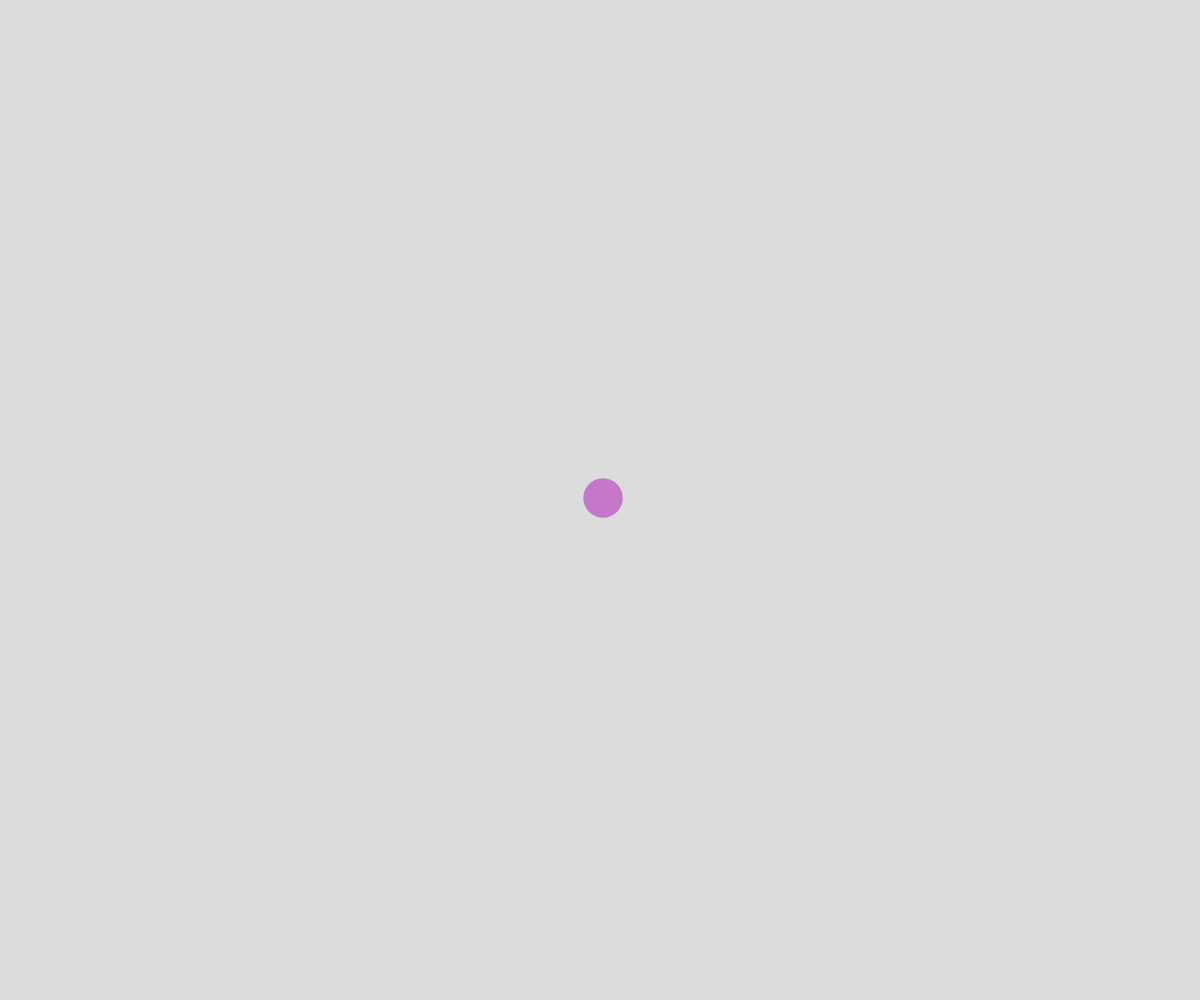
Frame 1 (no input)
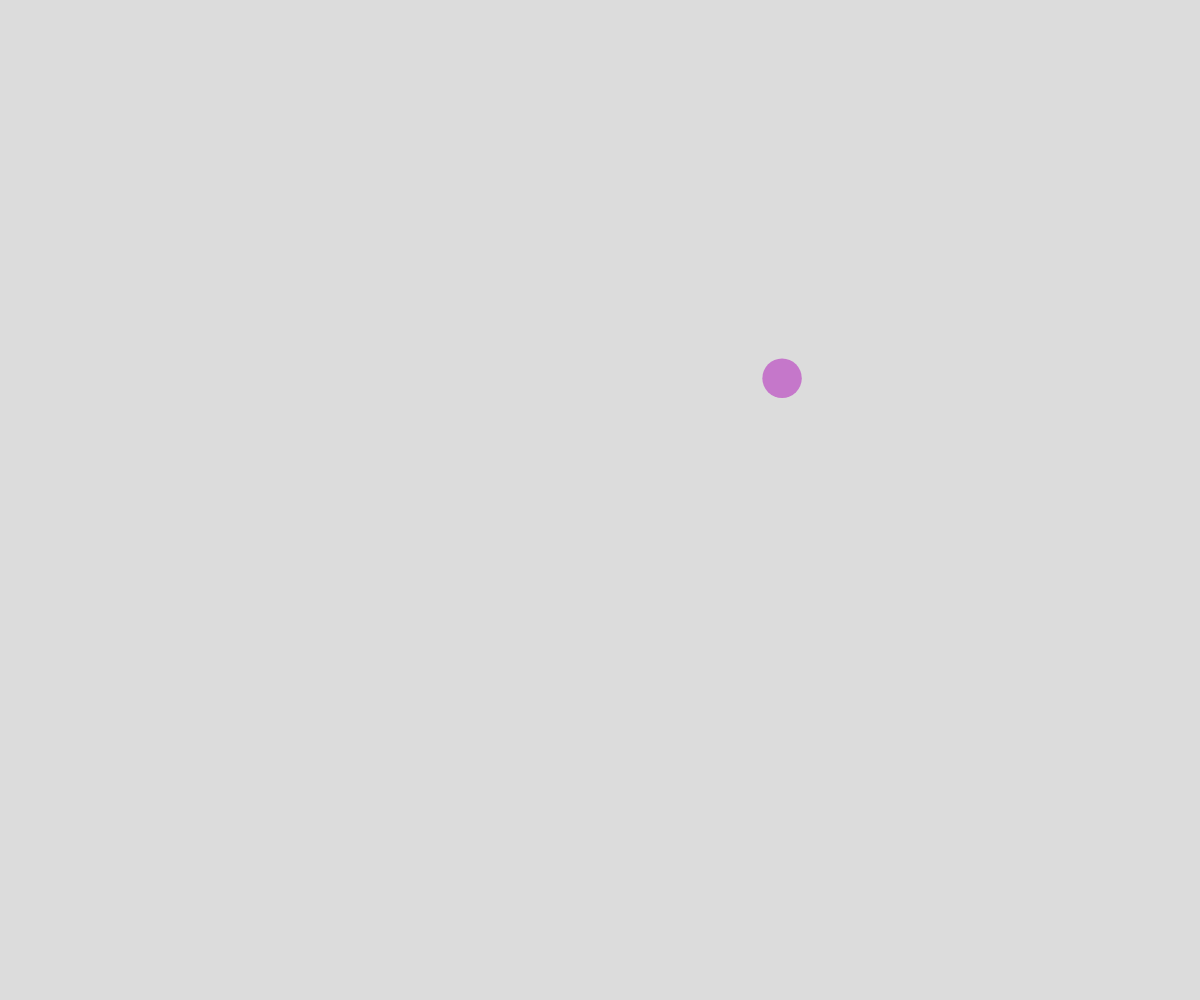
Frame 60 (no input)
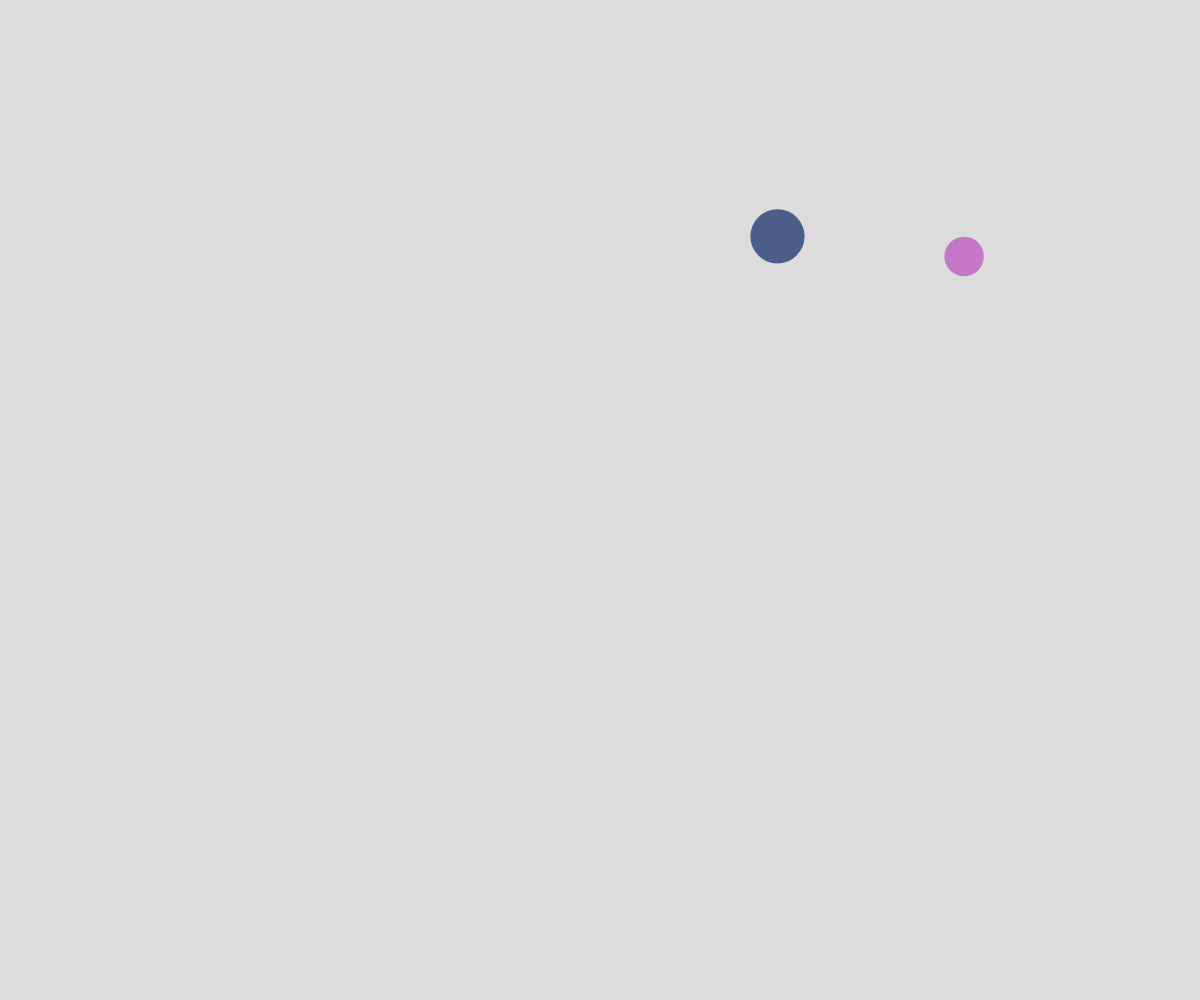
Frame 120 (the mouse pressed at the canvas centre since frame 60)

The p5.js sketch that drew these frames (run headless with seeded random() and noise() and a simulated clock; from frame 60 on, the mouse is pressed at the canvas centre):

// p5.js sketch
// ── sketch.js
// Ball OOP Demo

class Ball {
  constructor(x, y) {
    this.x = x;
    this.y = y;
    this.color = color(random(255), random(255), random(255), random(100,255)); //RGBA
    this.dx = random(-5, 5);
    this.dy = random(-5, 5);
    this.radius = random(10, 50);
  }

  display() {
    noStroke();
    fill(this.color);
    circle(this.x, this.y, this.radius * 2);
  }

  move() {
    this.x += this.dx;
    this.y += this.dy;

    //left and right edges
    if (this.x + this.radius > width || this.x - this.radius < 0) {
      this.dx *= -1;
    }

    //top and bottom edges
    if (this.y + this.radius > height || this.y - this.radius < 0) {
      this.dy *= -1;
    }
  }

  checkCollision(otherBall) {
    let distanceApart = dist(this.x, this.y, otherBall.x, otherBall.y);
    let radiiSum = this.radius + otherBall.radius;

    if (distanceApart < radiiSum) {
      //resolve collision...
      // this.color = "red";
      // otherBall.color = "red";

      //bounce the ball
      let tempDx = this.dx;
      let tempDy = this.dy;

      this.dx = otherBall.dx;
      this.dy = otherBall.dy;

      otherBall.dx = tempDx;
      otherBall.dy = tempDy;
    }
  }
}

let ballArray = [];

function setup() {
  createCanvas(windowWidth, windowHeight);
  
  ballArray.push(new Ball(width/2, height/2));
}

function draw() {
  background(220);

  // for (let i = 0; i < ballArray.length; i++) {
  //   ballArray[i].move();
  // }

  for (let theBall of ballArray) {
    theBall.move();
    for (let otherBall of ballArray) {
      if (otherBall !== theBall) {    //don't check for self collision
        theBall.checkCollision(otherBall);
      }
    }
    theBall.display();
  }

  
}

function mousePressed() {
  ballArray.push(new Ball(mouseX, mouseY));
}
